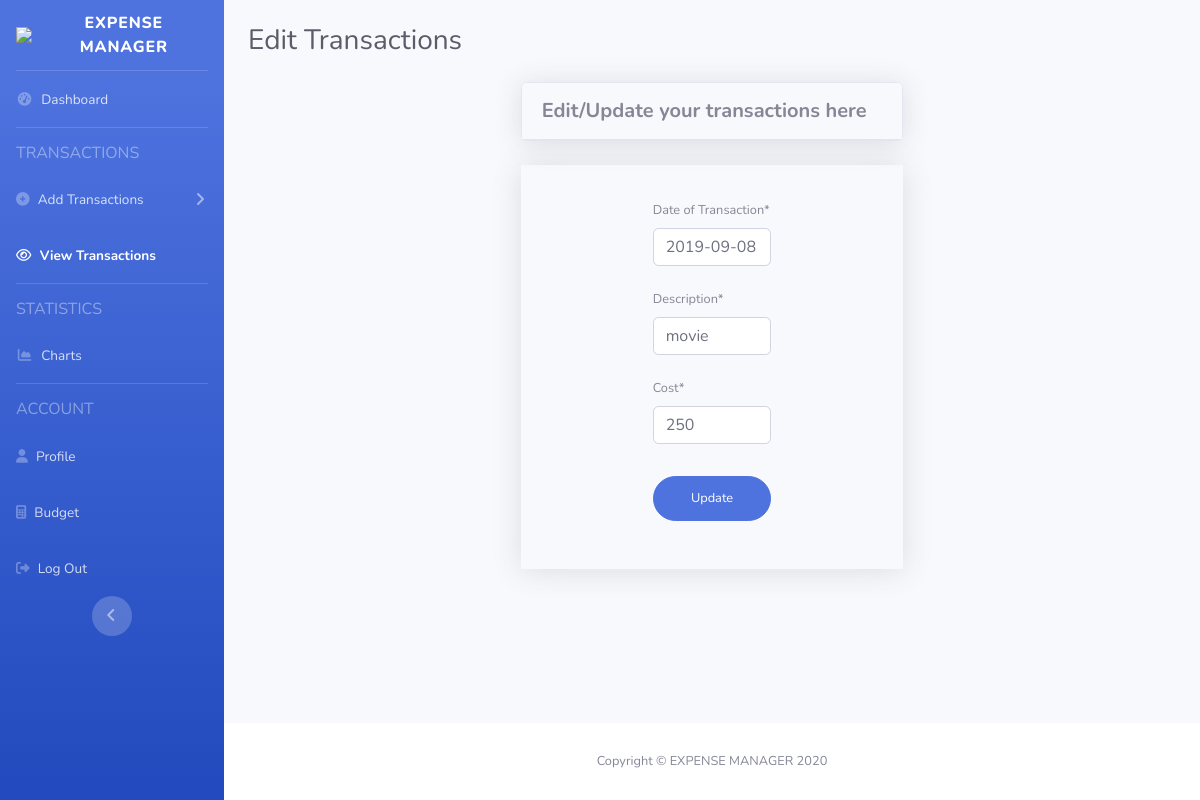
The app's page /myapp/transaction/146/update (signed in) with its own data.
### myapp/models.py (models this page shows, shortened)
class Transaction(models.Model):
    user = models.ForeignKey(User, on_delete=models.CASCADE, null=True)
    date = models.DateField('Date of Transaction')
    description = models.CharField(max_length=100)
    cost = models.IntegerField(default=0)
    categories = [
        ('Automobile', 'Automobile'),
        ('Bank Transfer', 'Bank Transfer'),
        ('Cash Withdrawal', 'Cash Withdrawal'),
        ('Education', 'Education'),
        ('Entertainment', 'Entertainment'),
        ('Fine', 'Fine'),
        ('Food', 'Food'),
        ('Health Care', 'Health Care'),
        ('Other', 'Other'),
        ('Paytm', 'Paytm'),
        ('Recharge', 'Recharge'),
        ('Shopping', 'Shopping'),
        ('Travel', 'Travel'),
        ('UPI', 'UPI')
    ]
    category = models.CharField(
        max_length=30,
        choices=categories
    )

### myapp/views.py (the view)
# urls.py: path('transaction/<int:pk>/update', TransactionUpdateView.as_view(), name='transaction-update'),
class TransactionUpdateView(UserPassesTestMixin, UpdateView):
    model = Transaction
    fields = ['date', 'description', 'cost']
    success_url = '/myapp/transactions'
    def test_func(self):
        transaction = self.get_object()
        if self.request.user == transaction.user:
            return True
        return False

### templates/myapp/transaction_form.html (shortened to what this page needs)
{% extends 'base.html' %}
{% load static %}
{% load crispy_forms_tags %}
{% block navbar_view_transactions %}
<li class="nav-item active">
    <a class="nav-link" href="/myapp/transactions">
        <i class="fa fa-eye"></i>
        <span>View Transactions</span></a>
</li>
{% endblock %}
{% block content %}
<div class="container-fluid">
    <div class="d-sm-flex align-items-center justify-content-between my-4">
        <h1 class="h3 mb-0 text-gray-800">Edit Transactions</h1>
    </div>
</div>
<div class="mx-auto">
    <div class="col-xl-5 col-lg-5 mx-auto">
        <div class="card shadow mb-4">
            <div class="card-header py-3 d-flex flex-row align-items-center justify-content-between">
                <h5 class="m-0 font-weight-bold justify-content-center">
                    Edit/Update your transactions here
                </h5>
            </div>
        </div>
    </div>
    <div class="col-xl-5 col-lg-5 mx-auto">
        <div class="card-body shadow">
            <form class="user mx-5 px-5" method='post'>
                <div class="form-group btn-user">
                    <div class="py-1">
                        {{ form.date|as_crispy_field }}
                    </div>
                    <div class="py-1">
                        {{ form.description|as_crispy_field }}
                    </div>
                    <div class="pt-1 pb-3">
                        {{ form.cost|as_crispy_field }}
                    </div>
                    <div>
                        <button class="btn btn-primary btn-user btn-block" type="submit">
                            Update
                        </button>
                    </div>
                </div>
            </form>
        </div>
    </div>
</div>
{% endblock %}

### templates/base.html (style rules this page uses)
input[type=number] { -moz-appearance: textfield; }

### records on screen
Transaction: date "2019-09-08", description "movie", cost "250"
